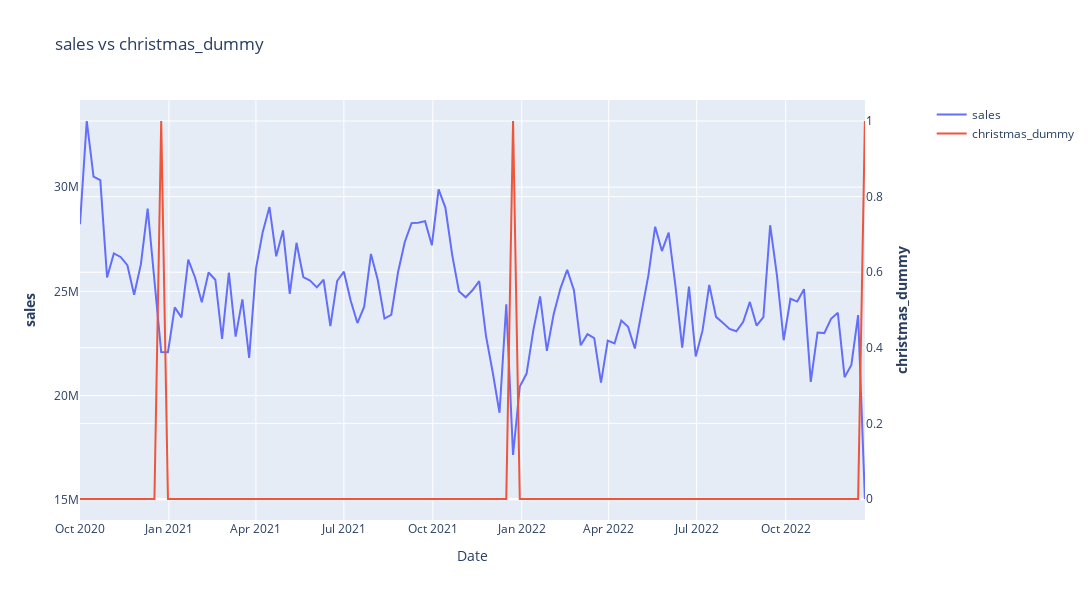

Source (notebook cell):
### Code cell
line_plot_secondary_axis_px(df=df_week,
                            x_col_name='Date', 
                            y1_col_name='sales', 
                            y2_col_name='christmas_dummy', 
                            )
